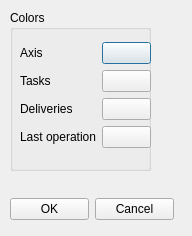
<ui version="4.0" >
 <class>PreferencesDialog</class>
 <widget class="QDialog" name="PreferencesDialog" >
  <property name="geometry" >
   <rect>
    <x>0</x>
    <y>0</y>
    <width>192</width>
    <height>236</height>
   </rect>
  </property>
  <property name="sizePolicy" >
   <sizepolicy vsizetype="Fixed" hsizetype="Fixed" >
    <horstretch>0</horstretch>
    <verstretch>0</verstretch>
   </sizepolicy>
  </property>
  <property name="windowTitle" >
   <string>Preferences</string>
  </property>
  <property name="locale" >
   <locale country="UnitedStates" language="English" />
  </property>
  <widget class="QWidget" name="verticalLayoutWidget" >
   <property name="geometry" >
    <rect>
     <x>10</x>
     <y>10</y>
     <width>164</width>
     <height>210</height>
    </rect>
   </property>
   <layout class="QVBoxLayout" name="verticalLayout" >
    <property name="sizeConstraint" >
     <enum>QLayout::SetNoConstraint</enum>
    </property>
    <item>
     <layout class="QVBoxLayout" name="verticalLayout_2" />
    </item>
    <item>
     <widget class="QGroupBox" name="groupBox" >
      <property name="sizePolicy" >
       <sizepolicy vsizetype="Expanding" hsizetype="Expanding" >
        <horstretch>0</horstretch>
        <verstretch>0</verstretch>
       </sizepolicy>
      </property>
      <property name="minimumSize" >
       <size>
        <width>141</width>
        <height>161</height>
       </size>
      </property>
      <property name="maximumSize" >
       <size>
        <width>141</width>
        <height>161</height>
       </size>
      </property>
      <property name="title" >
       <string>Colors</string>
      </property>
      <widget class="QWidget" name="verticalLayoutWidget_3" >
       <property name="geometry" >
        <rect>
         <x>10</x>
         <y>20</y>
         <width>131</width>
         <height>131</height>
        </rect>
       </property>
       <layout class="QVBoxLayout" name="verticalLayout_3" >
        <item>
         <layout class="QHBoxLayout" name="horizontalLayout_7" >
          <item>
           <layout class="QVBoxLayout" name="verticalLayout_6" >
            <item>
             <widget class="QLabel" name="label" >
              <property name="text" >
               <string>Axis</string>
              </property>
             </widget>
            </item>
            <item>
             <widget class="QLabel" name="label_2" >
              <property name="text" >
               <string>Tasks</string>
              </property>
             </widget>
            </item>
            <item>
             <widget class="QLabel" name="label_3" >
              <property name="text" >
               <string>Deliveries</string>
              </property>
             </widget>
            </item>
            <item>
             <widget class="QLabel" name="label_4" >
              <property name="text" >
               <string>Last operation</string>
              </property>
             </widget>
            </item>
           </layout>
          </item>
          <item>
           <layout class="QVBoxLayout" name="verticalLayout_4" >
            <item>
             <widget class="QPushButton" name="axis" >
              <property name="text" >
               <string/>
              </property>
             </widget>
            </item>
            <item>
             <widget class="QPushButton" name="tasks" >
              <property name="text" >
               <string/>
              </property>
             </widget>
            </item>
            <item>
             <widget class="QPushButton" name="deliveries" >
              <property name="text" >
               <string/>
              </property>
             </widget>
            </item>
            <item>
             <widget class="QPushButton" name="lastop" >
              <property name="text" >
               <string/>
              </property>
             </widget>
            </item>
           </layout>
          </item>
         </layout>
        </item>
       </layout>
      </widget>
      <zorder>verticalLayoutWidget_5</zorder>
      <zorder>verticalLayoutWidget_3</zorder>
     </widget>
    </item>
    <item>
     <spacer name="verticalSpacer" >
      <property name="orientation" >
       <enum>Qt::Vertical</enum>
      </property>
      <property name="sizeType" >
       <enum>QSizePolicy::Expanding</enum>
      </property>
      <property name="sizeHint" stdset="0" >
       <size>
        <width>20</width>
        <height>40</height>
       </size>
      </property>
     </spacer>
    </item>
    <item>
     <layout class="QHBoxLayout" name="horizontalLayout" >
      <property name="sizeConstraint" >
       <enum>QLayout::SetMinimumSize</enum>
      </property>
      <item>
       <widget class="QPushButton" name="pushButton" >
        <property name="text" >
         <string>OK</string>
        </property>
       </widget>
      </item>
      <item>
       <widget class="QPushButton" name="pushButton_2" >
        <property name="text" >
         <string>Cancel</string>
        </property>
       </widget>
      </item>
     </layout>
    </item>
   </layout>
  </widget>
 </widget>
 <resources/>
 <connections>
  <connection>
   <sender>axis</sender>
   <signal>clicked()</signal>
   <receiver>PreferencesDialog</receiver>
   <slot>AxisColor()</slot>
   <hints>
    <hint type="sourcelabel" >
     <x>117</x>
     <y>43</y>
    </hint>
    <hint type="destinationlabel" >
     <x>86</x>
     <y>100</y>
    </hint>
   </hints>
  </connection>
  <connection>
   <sender>tasks</sender>
   <signal>clicked()</signal>
   <receiver>PreferencesDialog</receiver>
   <slot>TaskColor()</slot>
   <hints>
    <hint type="sourcelabel" >
     <x>117</x>
     <y>74</y>
    </hint>
    <hint type="destinationlabel" >
     <x>86</x>
     <y>100</y>
    </hint>
   </hints>
  </connection>
  <connection>
   <sender>deliveries</sender>
   <signal>clicked()</signal>
   <receiver>PreferencesDialog</receiver>
   <slot>DeliveriesColor()</slot>
   <hints>
    <hint type="sourcelabel" >
     <x>117</x>
     <y>105</y>
    </hint>
    <hint type="destinationlabel" >
     <x>86</x>
     <y>100</y>
    </hint>
   </hints>
  </connection>
  <connection>
   <sender>lastop</sender>
   <signal>clicked()</signal>
   <receiver>PreferencesDialog</receiver>
   <slot>LastOpColor()</slot>
   <hints>
    <hint type="sourcelabel" >
     <x>117</x>
     <y>136</y>
    </hint>
    <hint type="destinationlabel" >
     <x>86</x>
     <y>100</y>
    </hint>
   </hints>
  </connection>
  <connection>
   <sender>pushButton</sender>
   <signal>clicked()</signal>
   <receiver>PreferencesDialog</receiver>
   <slot>OK()</slot>
   <hints>
    <hint type="sourcelabel" >
     <x>50</x>
     <y>196</y>
    </hint>
    <hint type="destinationlabel" >
     <x>95</x>
     <y>112</y>
    </hint>
   </hints>
  </connection>
  <connection>
   <sender>pushButton_2</sender>
   <signal>clicked()</signal>
   <receiver>PreferencesDialog</receiver>
   <slot>Cancel()</slot>
   <hints>
    <hint type="sourcelabel" >
     <x>133</x>
     <y>196</y>
    </hint>
    <hint type="destinationlabel" >
     <x>95</x>
     <y>112</y>
    </hint>
   </hints>
  </connection>
 </connections>
 <slots>
  <slot>AxisColor()</slot>
  <slot>TaskColor()</slot>
  <slot>DeliveriesColor()</slot>
  <slot>LastOpColor()</slot>
  <slot>OK()</slot>
  <slot>Cancel()</slot>
 </slots>
</ui>
